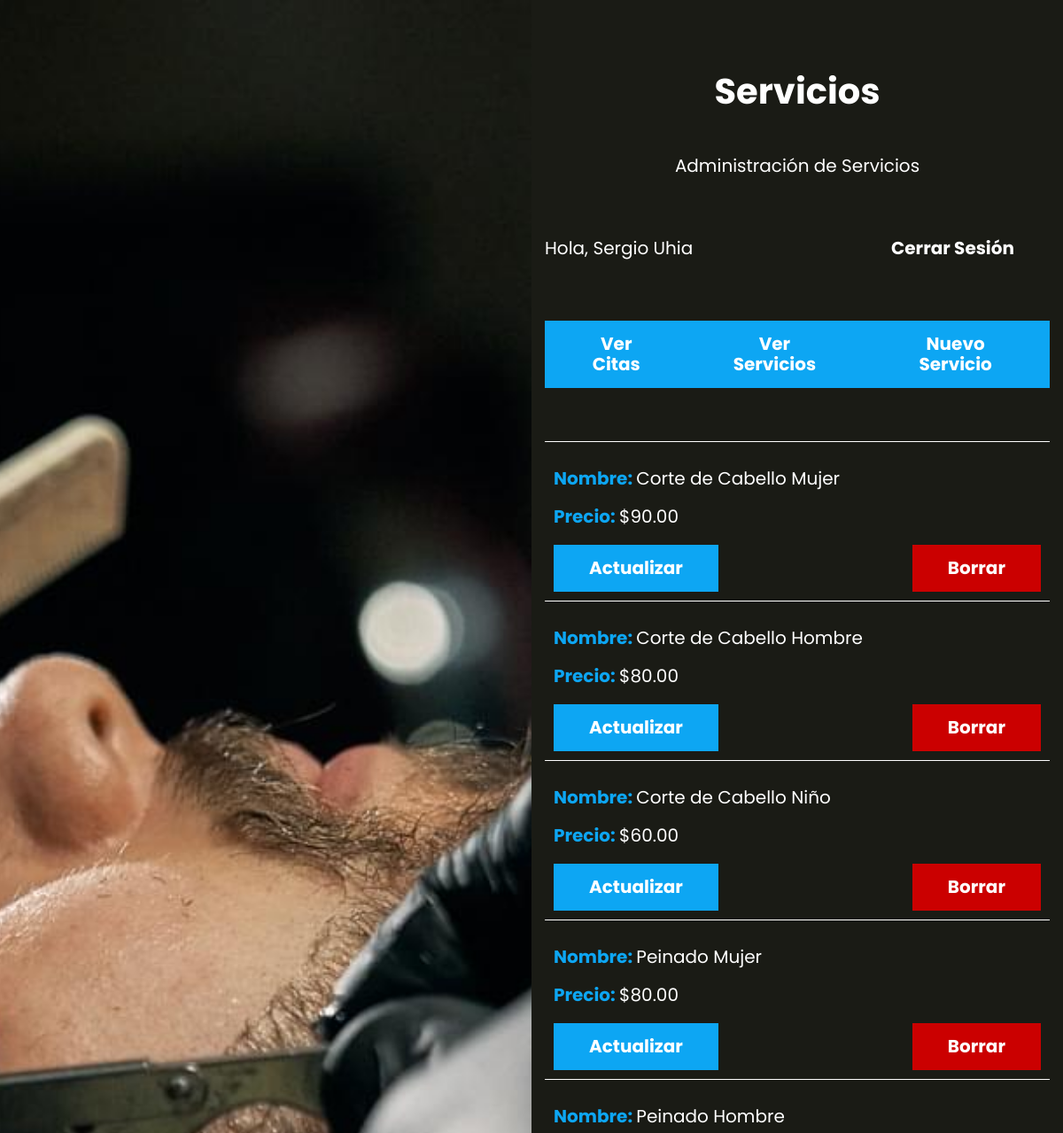
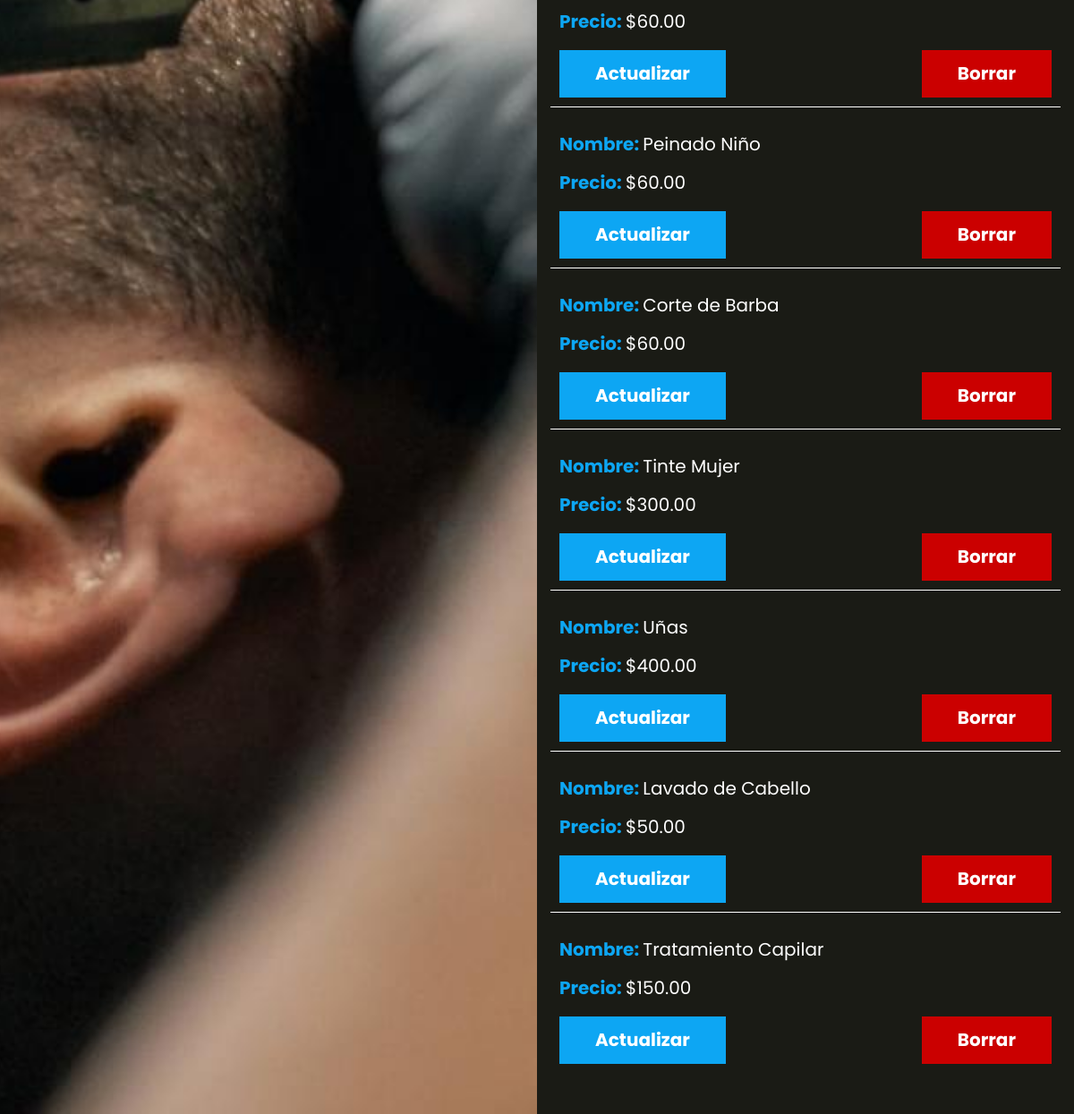
/servicios (signed in), run on the app's committed database (2 pictures, top to bottom).
### tables this page shows
CREATE TABLE `servicios` (
  `id` int(11) NOT NULL,
  `nombre` varchar(60) DEFAULT NULL,
  `precio` decimal(5,2) DEFAULT NULL
);

### controllers/ServicioController.php (called while the page is built, shortened)
<?php
class ServicioController {
    public static function index(Router $router) {
        $servicios = Servicio::all();
        $router->render('servicios/index', [
            'nombre' => $_SESSION['nombre'],
            'servicios' => $servicios
        ]);
    }
}

### public/index.php (called while the page is built, shortened)
<?php
$router = new Router();
$router->get('/', [LoginController::class, 'login']);
$router->post('/', [LoginController::class, 'login']);
$router->get('/logout', [LoginController::class, 'logout']);
$router->get('/olvide', [LoginController::class, 'olvide']);
$router->post('/olvide', [LoginController::class, 'olvide']);
$router->get('/recuperar', [LoginController::class, 'recuperar']);
$router->post('/recuperar', [LoginController::class, 'recuperar']);
$router->get('/crear-cuenta', [LoginController::class, 'crear']);
$router->post('/crear-cuenta', [LoginController::class, 'crear']);
$router->get('/confirmar-cuenta', [LoginController::class, 'confirmar']);
$router->get('/mensaje', [LoginController::class, 'mensaje']);
$router->get('/cita', [CitaController::class, 'index']);
$router->get('/admin', [AdminController::class, 'index']);
$router->get('/api/servicios', [APIController::class, 'index']);
$router->post('/api/citas', [APIController::class, 'guardar']);
$router->post('/api/eliminar', [APIController::class, 'eliminar']);
$router->get('/servicios', [ServicioController::class, 'index']);
$router->get('/servicios/crear', [ServicioController::class, 'crear']);
$router->post('/servicios/crear', [ServicioController::class, 'crear']);
$router->get('/servicios/actualizar', [ServicioController::class, 'actualizar']);
$router->post('/servicios/actualizar', [ServicioController::class, 'actualizar']);
$router->post('/servicios/eliminar', [ServicioController::class, 'eliminar']);
$router->comprobarRutas();

### models/ActiveRecord.php (called while the page is built, shortened)
<?php
class ActiveRecord {
    protected static $db;
    protected static $tabla = '';
    public static function setDB($database) {
        self::$db = $database;
    }
    public static function consultarSQL($query) {
        $resultado = self::$db->query($query);
        $array = [];
        while($registro = $resultado->fetch_assoc()) {
            $array[] = static::crearObjeto($registro);
        }
        return $array;
    }
    protected static function crearObjeto($registro) {
        $objeto = new static;
        foreach($registro as $key => $value ) {
            if(property_exists( $objeto, $key  )) {
                $objeto->$key = $value;
            }
        }
        return $objeto;
    }
    public static function all() {
        $query = "SELECT * FROM " . static::$tabla;
        $resultado = self::consultarSQL($query);
        return $resultado;
    }
}

### views/servicios/index.php (the view, shortened to what this page needs)
<h1 class="nombre-pagina">Servicios</h1>
<p class="descripcion-pagina">Administración de Servicios</p>
<?php
    include_once __DIR__ . '/../templates/barra.php';
?>
<ul class="servicios">
    <?php foreach($servicios as $servicio) { ?>
        <li>
            <p>Nombre: <span><?php echo $servicio->nombre; ?></span> </p>
            <p>Precio: <span>$<?php echo $servicio->precio; ?></span> </p>
            <div class="acciones">
                <a class="boton" href="/servicios/actualizar?id=<?php echo $servicio->id; ?>">Actualizar</a>
                <form action="/servicios/eliminar" method="POST">
                    <input type="submit" value="Borrar" class="boton-eliminar">
                </form>
            </div>
        </li>
    <?php } ?>
</ul>

### views/templates/barra.php
<div class="barra">
    <p>Hola, <?php echo $nombre ?? ''; ?></p>
    <a class="boton" href="/logout">Cerrar Sesión</a>
</div>
<?php if(isset($_SESSION['admin'])) { ?>
    <div class="barra-servicios">
        <a class="boton" href="/admin">Ver Citas</a>
        <a class="boton" href="/servicios">Ver Servicios</a>
        <a class="boton" href="/servicios/crear">Nuevo Servicio</a>
    </div>
<?php } ?>

### Router.php (shortened to what this page needs)
<?php
class Router
{
    public array $getRoutes = [];
    public array $postRoutes = [];
    public function get($url, $fn) {
        $this->getRoutes[$url] = $fn;
    }
    public function post($url, $fn) {
        $this->postRoutes[$url] = $fn;
    }
    public function comprobarRutas() {
        $currentUrl = $_SERVER['REQUEST_URI'] === '' ? '/': $_SERVER
        ['REQUEST_URI'];
        $method = $_SERVER['REQUEST_METHOD'];
        if ($method === 'GET') {
            $fn = $this->getRoutes[$currentUrl] ?? null;
        } else {
            $fn = $this->postRoutes[$currentUrl] ?? null;
        }
        if ( $fn ) {
            call_user_func($fn, $this);
        } else {
            echo "Página No Encontrada o Ruta no válida";
        }
    }
    public function render($view, $datos = []) {
        include_once __DIR__ . "/views/$view.php";
        $contenido = ob_get_clean();
        include_once __DIR__ . '/views/layout.php';
    }
}

### views/layout.php (shortened to what this page needs)
<!DOCTYPE html>
<html lang="en">
<head>
    <link rel="stylesheet" href="/build/css/app.css">
</head>
<body>
    <div class="contenedor-app">
        <div class="imagen"></div>
        <div class="app">
            <?php echo $contenido; ?>
        </div>
    </div>
</body>
</html>

### public/build/css/app.css (style rules this page uses)
html { line-height:1.15;-webkit-text-size-adjust:100% }
body { margin:0 }
h1 { font-size:2em;margin:.67em 0 }
a { background-color:transparent }
button,input,optgroup,select,textarea { font-family:inherit;font-size:100%;line-height:1.15;margin:0 }
button,input { overflow:visible }
[type=button],[type=reset],[type=submit],button { -webkit-appearance:button }
html { font-size:62.5%;box-sizing:border-box;height:100% }
body { min-height:100%;display:flex;flex-direction:column;background-color:#1a1b15;color:#fff;font-family:Poppins,sans-serif;font-size:1.6rem }
@media (min-width:768px) { body { height:100% } }
*,:after,:before { box-sizing:inherit }
a { text-decoration:none }
h1,h2,h3 { font-family:Poppins,sans-serif;margin:0 0 2.5rem;font-weight:900;color:#fff;text-align:center }
h1 { font-size:4rem }
p { color:#fff;font-size:2rem }
.nombre-pagina { margin:5rem 0;font-weight:700 }
.descripcion-pagina,.nombre-pagina { text-align:center }
@media (min-width:768px) { .contenedor-app { display:grid;grid-template-columns:repeat(2,1fr);min-height:100vh } }
.contenedor-app .imagen { height:20rem;background-image:url(../img/1.jpg);background-size:cover;background-position:50% }
@media (min-width:768px) { .contenedor-app .imagen { height:auto } }
.contenedor-app .app { width:95%;margin:0 auto;padding:3rem 0 }
@media (min-width:768px) { .contenedor-app .app { overflow:scroll } }
.barra { margin:5rem 0 }
@media (min-width:768px) { .barra { display:flex;justify-content:space-between;align-items:center } }
.barra .boton { background-color:#1a1b15;padding:1.5rem 4rem;color:#fff;font-size:2rem;font-weight:400;display:inline-block;font-weight:700;border:none;transition-property:background-color;transition-duration:.3s;text-align:center;display:block;width:100%;margin:0 }
@media (min-width:768px) { .barra .boton { width:auto } }
.barra-servicios { margin-bottom:5rem }
@media (min-width:768px) { .barra-servicios { display:flex;justify-content:space-between } }
.barra-servicios .boton { margin:0 0 1rem }
.citas,.servicios { list-style:none;padding:0 }
.citas li,.servicios li { padding:1rem;border-top:1px solid #fff }
.citas li p,.servicios li p { font-weight:700;color:#0da6f3 }
.citas li .servicio,.citas li span,.servicios li .servicio,.servicios li span { font-weight:400;color:#fff }
.servicios .acciones,.servicios .boton,.servicios .boton-eliminar { margin:0 }
.boton { background-color:#0da6f3;padding:1.5rem 4rem;color:#fff;font-size:2rem;font-weight:400;display:inline-block;font-weight:700;border:none;transition-property:background-color;transition-duration:.3s;text-align:center;display:block;width:100%;margin:5rem 0 }
@media (min-width:768px) { .boton { width:auto } }
.boton-eliminar { background-color:#cb0000;padding:1.5rem 4rem;color:#fff;font-size:2rem;font-weight:400;display:inline-block;font-weight:700;border:none;transition-property:background-color;transition-duration:.3s;text-align:center;display:block;width:100%;margin:5rem 0 }
@media (min-width:768px) { .boton-eliminar { width:auto } }
.acciones { margin-top:5rem }
@media (min-width:768px) { .acciones { display:flex;justify-content:space-between;align-items:center } }
.acciones a { margin-bottom:2.5rem }
.acciones a,.alerta { color:#fff;display:block;text-align:center }

### data on the page
servicios: nombre "Corte de Cabello Mujer", precio "90.00"
servicios: nombre "Corte de Cabello Hombre", precio "80.00"
servicios: nombre "Corte de Cabello Niño", precio "60.00"
servicios: nombre "Peinado Mujer", precio "80.00"
servicios: nombre "Peinado Hombre", precio "60.00"
servicios: nombre "Peinado Niño", precio "60.00"
servicios: nombre "Corte de Barba", precio "60.00"
servicios: nombre "Tinte Mujer", precio "300.00"
servicios: nombre "Uñas", precio "400.00"
servicios: nombre "Lavado de Cabello", precio "50.00"
servicios: nombre "Tratamiento Capilar", precio "150.00"

### other printed values
$nombre "Sergio Uhia"
